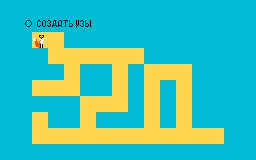

The image is a tile-based game level rendered from a .tmx file. Its description and complete source (layers, tilesets, objects, tile grids) follow:
An orthogonal 16x10 tile map with 16x16 px tiles, 4 tile layers (water, dessert, kyst, fox), 4 tilesets and 15 objects.

<map version="1.10" tiledversion="1.10.2" orientation="orthogonal" renderorder="right-down" width="16" height="10" tilewidth="16" tileheight="16" infinite="0" nextlayerid="6" nextobjectid="25">
 <tileset firstgid="1" source="SuperPrince.tsx" />
 <tileset firstgid="129" source="water.tsx" />
 <tileset firstgid="130" source="dessert2.tsx" />
 <tileset firstgid="146" source="task.tsx" />
 <layer id="2" name="water" width="16" height="10">
  <data encoding="csv">
129,129,129,129,129,129,129,129,129,129,129,129,129,129,129,129,
129,129,129,129,129,129,129,129,129,129,129,129,129,129,129,129,
129,129,129,129,129,129,129,129,129,129,129,129,129,129,129,129,
129,129,129,129,129,129,129,129,129,129,129,129,129,129,129,129,
129,129,129,129,129,129,129,129,129,129,129,129,129,129,129,129,
129,129,129,129,129,129,129,129,129,129,129,129,129,129,129,129,
129,129,129,129,129,129,129,129,129,129,129,129,129,129,129,129,
129,129,129,129,129,129,129,129,129,129,129,129,129,129,129,129,
129,129,129,129,129,129,129,129,129,129,129,129,129,129,129,129,
129,129,129,129,129,129,129,129,129,129,129,129,129,129,129,129
</data>
 </layer>
 <layer id="1" name="dessert" width="16" height="10">
  <data encoding="csv">
0,0,0,0,0,0,0,0,0,0,0,0,0,0,0,0,
0,0,0,0,0,0,0,0,0,0,0,0,0,0,0,0,
0,0,135,135,0,0,0,0,0,0,0,0,0,0,0,0,
0,0,0,135,135,135,135,135,135,0,0,0,0,0,0,0,
0,0,0,0,135,0,0,135,0,135,135,135,0,0,0,0,
0,0,135,135,135,0,0,135,0,135,0,135,0,0,0,0,
0,0,0,0,0,135,135,135,0,135,0,135,0,0,0,0,
0,0,135,0,0,135,0,0,0,135,0,135,0,0,0,0,
0,0,135,135,135,135,135,135,135,135,135,135,135,135,0,0,
0,0,0,0,0,0,0,0,0,0,0,0,0,0,0,0
</data>
 </layer>
 <layer id="5" name="kyst" width="16" height="10">
  <data encoding="csv">
0,0,0,0,0,0,0,0,0,0,0,0,0,0,0,0,
0,0,0,0,0,0,0,0,0,0,0,0,0,0,0,0,
0,0,0,0,0,0,0,0,0,0,0,0,0,0,0,0,
0,0,0,0,0,0,0,0,0,0,0,0,0,0,0,0,
0,0,0,0,0,0,0,0,0,0,0,0,0,0,0,0,
0,0,0,0,0,0,0,0,0,0,0,0,0,0,0,0,
0,0,0,0,0,0,0,0,0,0,0,0,0,0,0,0,
0,0,0,0,0,0,0,0,0,0,0,0,0,0,0,0,
0,0,0,0,0,0,0,0,0,0,0,0,0,0,0,0,
0,0,0,0,0,0,0,0,0,0,0,0,0,0,0,0
</data>
 </layer>
 <objectgroup id="4" name="abc">
  <object id="7" x="0" y="0" width="254.747" height="32.5539" />
  <object id="8" x="64" y="32" width="80" height="16" />
  <object id="9" x="144" y="48" width="48" height="16" />
  <object id="11" x="192" y="64" width="32" height="64" />
  <object id="12" x="224" y="128" width="16" height="16" />
  <object id="13" x="32" y="144" width="192" height="16" />
  <object id="14" x="16" y="32" width="16" height="128" />
  <object id="15" x="32" y="96" width="48" height="16" />
  <object id="16" x="48" y="112" width="32" height="16" />
  <object id="17" x="32" y="48" width="16" height="32" />
  <object id="18" x="48" y="64" width="16" height="16" />
  <object id="21" x="80" y="64" width="32" height="32" />
  <object id="22" x="128" y="64" width="16" height="64" />
  <object id="23" x="95.8531" y="111.355" width="32.1469" height="16.6451" />
  <object id="24" x="160" y="80" width="16" height="48" />
 </objectgroup>
 <layer id="3" name="fox" width="16" height="10">
  <data encoding="csv">
0,0,0,0,0,0,0,0,0,0,0,0,0,0,0,0,
0,37,146,147,148,149,0,0,0,0,0,0,0,0,0,0,
0,0,3,0,0,0,0,0,0,0,0,0,0,0,0,0,
0,0,0,0,0,0,0,0,0,0,0,0,0,0,0,0,
0,0,0,0,0,0,0,0,0,0,0,0,0,0,0,0,
0,0,0,0,0,0,0,0,0,0,0,0,0,0,0,0,
0,0,0,0,0,0,0,0,0,0,0,0,0,0,0,0,
0,0,0,0,0,0,0,0,0,0,0,0,0,0,0,0,
0,0,0,0,0,0,0,0,0,0,0,0,0,0,0,0,
0,0,0,0,0,0,0,0,0,0,0,0,0,0,0,0
</data>
 </layer>
</map>
